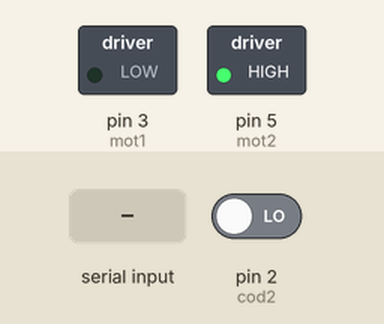
Simulated run of this sketch. Board: Arduino Uno, built with avr-gcc and run on an emulated ATmega328P. Parts: switched loads named in the sketch (green lamp = pin HIGH). Inputs (shaded band) come from the test bench; at power-on: pin 2 (cod2) LOW.

Above: at 1.2 s.
1.3 s: "A90\n" received over the second serial link
At 2.5 s:
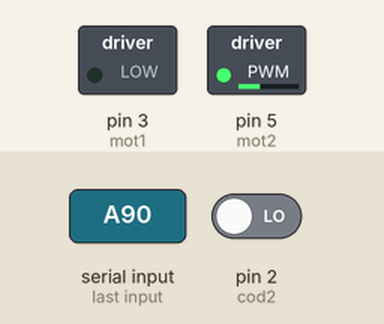
2.8 s: "A" received over the second serial link
At 4.5 s:
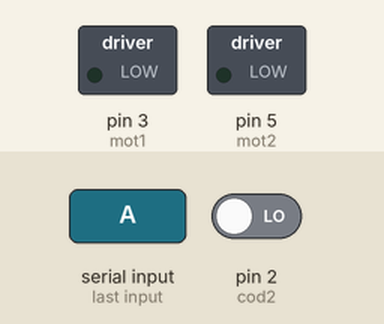
Timing chart, 0 to 6.0 s (numbered marks = the images above; inputs shaded):
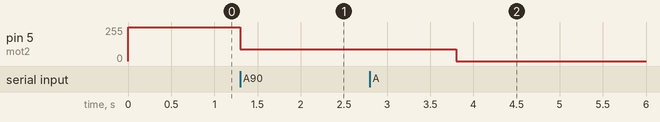

Measured:
- after the input at 1.3 s, pin 5 (mot2): 255/255 → 90/255 at once
- after the input at 2.8 s, pin 5 (mot2): 90/255 → 0/255 after 1.0 s

The sketch:

robot_manuel_bluetooth.ino
```cpp
//variable encodeur
#define ENCODER_PIN 2
#define ENCODER_N   20
unsigned long T1 = 0, T2 = 0, T;
bool MeasDone = 0;
int Motor_RPM = 0;
//variable bluetooth
#include<SoftwareSerial.h>
#define RX 6
#define TX 11
#define LED 9
SoftwareSerial BlueT(RX,TX);
char Data;
//variable moteur
int mot1 = 3;
int mot2 = 5;
//int cod1 = 10;
int cod2 = 2;
int commande = 255;
int mesure;

void INT0_ISR(void)
{
  if(MeasDone)
  {
    T2 = micros();
    T = T2 - T1;
    MeasDone = 0;
  }
  else
  {
    T1 = micros();
    MeasDone = 1;
  }
}

void setup() {
  pinMode(mot1, OUTPUT);
  pinMode(mot2, OUTPUT);
  //pinMode(cod1, INPUT);
  pinMode(cod2, INPUT);
  //Serial.begin(9600);
  BlueT.begin(9600);
  attachInterrupt(digitalPinToInterrupt(ENCODER_PIN), INT0_ISR, RISING);
}

void loop() {
  if (BlueT.available()){
    Data=BlueT.read();
  if (Data=='A') {
    commande = BlueT.parseInt();
    //Serial.println(commande);
    }
  }

  Motor_RPM = (60000000) / (T * ENCODER_N);
  //Serial.print("Motor RPM: ");
  //Serial.println(Motor_RPM);

  mesure = Motor_RPM*0.047;
  analogWrite(mot2, commande);
  analogWrite(mot1, mesure);
  //Serial.println(mesure);
}
```
